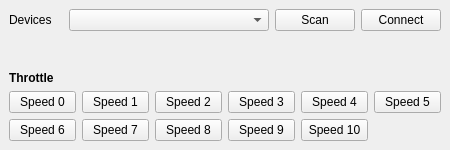
<?xml version="1.0" encoding="UTF-8"?>
<ui version="4.0">
 <class>MainWindow</class>
 <widget class="QMainWindow" name="MainWindow">
  <property name="geometry">
   <rect>
    <x>0</x>
    <y>0</y>
    <width>450</width>
    <height>150</height>
   </rect>
  </property>
  <property name="minimumSize">
   <size>
    <width>450</width>
    <height>150</height>
   </size>
  </property>
  <property name="maximumSize">
   <size>
    <width>500</width>
    <height>150</height>
   </size>
  </property>
  <property name="windowTitle">
   <string>Bluetooth Serial Test</string>
  </property>
  <widget class="QWidget" name="centralwidget">
   <layout class="QVBoxLayout" name="verticalLayout">
    <item>
     <layout class="QHBoxLayout" name="horizontalLayout">
      <item>
       <widget class="QLabel" name="label">
        <property name="text">
         <string>Devices</string>
        </property>
       </widget>
      </item>
      <item>
       <widget class="QComboBox" name="cb_Devices">
        <property name="minimumSize">
         <size>
          <width>200</width>
          <height>0</height>
         </size>
        </property>
       </widget>
      </item>
      <item>
       <widget class="QPushButton" name="btn_Scan">
        <property name="text">
         <string>Scan</string>
        </property>
       </widget>
      </item>
      <item>
       <widget class="QPushButton" name="btn_Connect">
        <property name="text">
         <string>Connect</string>
        </property>
       </widget>
      </item>
     </layout>
    </item>
    <item>
     <spacer name="verticalSpacer">
      <property name="orientation">
       <enum>Qt::Vertical</enum>
      </property>
      <property name="sizeHint" stdset="0">
       <size>
        <width>20</width>
        <height>13</height>
       </size>
      </property>
     </spacer>
    </item>
    <item>
     <widget class="QLabel" name="label_2">
      <property name="font">
       <font>
        <bold>true</bold>
       </font>
      </property>
      <property name="text">
       <string>Throttle</string>
      </property>
     </widget>
    </item>
    <item>
     <layout class="QGridLayout" name="gridLayout">
      <item row="0" column="3">
       <widget class="QPushButton" name="btn_TH3">
        <property name="text">
         <string>Speed 3</string>
        </property>
       </widget>
      </item>
      <item row="0" column="4">
       <widget class="QPushButton" name="btn_TH4">
        <property name="text">
         <string>Speed 4</string>
        </property>
       </widget>
      </item>
      <item row="0" column="1">
       <widget class="QPushButton" name="btn_TH1">
        <property name="text">
         <string>Speed 1</string>
        </property>
       </widget>
      </item>
      <item row="0" column="0">
       <widget class="QPushButton" name="btn_TH0">
        <property name="text">
         <string>Speed 0</string>
        </property>
       </widget>
      </item>
      <item row="0" column="2">
       <widget class="QPushButton" name="btn_TH2">
        <property name="text">
         <string>Speed 2</string>
        </property>
       </widget>
      </item>
      <item row="0" column="5">
       <widget class="QPushButton" name="btn_TH5">
        <property name="text">
         <string>Speed 5</string>
        </property>
       </widget>
      </item>
      <item row="1" column="0">
       <widget class="QPushButton" name="btn_TH6">
        <property name="text">
         <string>Speed 6</string>
        </property>
       </widget>
      </item>
      <item row="1" column="1">
       <widget class="QPushButton" name="btn_TH7">
        <property name="text">
         <string>Speed 7</string>
        </property>
       </widget>
      </item>
      <item row="1" column="2">
       <widget class="QPushButton" name="btn_TH8">
        <property name="text">
         <string>Speed 8</string>
        </property>
       </widget>
      </item>
      <item row="1" column="3">
       <widget class="QPushButton" name="btn_TH9">
        <property name="text">
         <string>Speed 9</string>
        </property>
       </widget>
      </item>
      <item row="1" column="4">
       <widget class="QPushButton" name="btn_TH10">
        <property name="text">
         <string>Speed 10</string>
        </property>
       </widget>
      </item>
     </layout>
    </item>
   </layout>
  </widget>
 </widget>
 <resources/>
 <connections/>
</ui>
